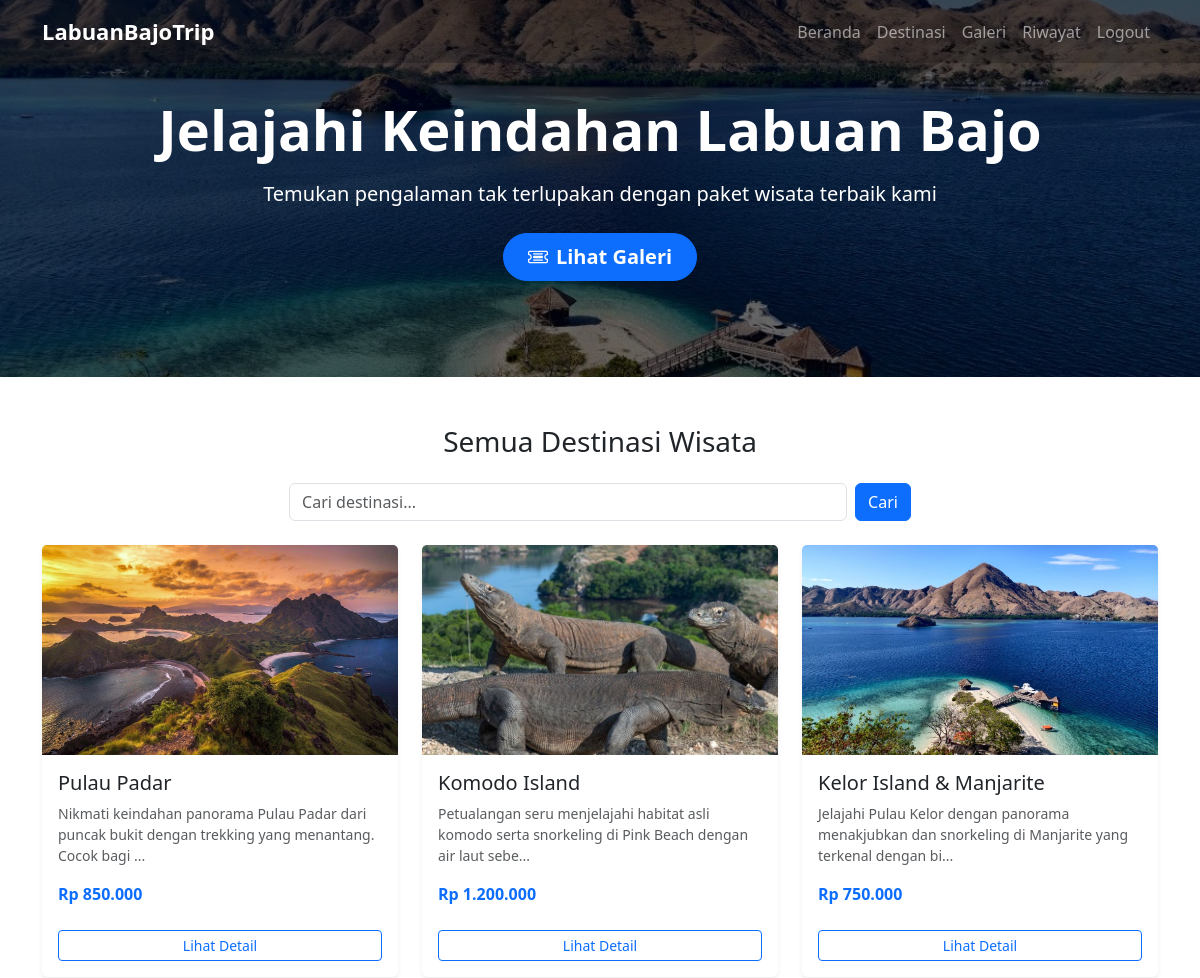
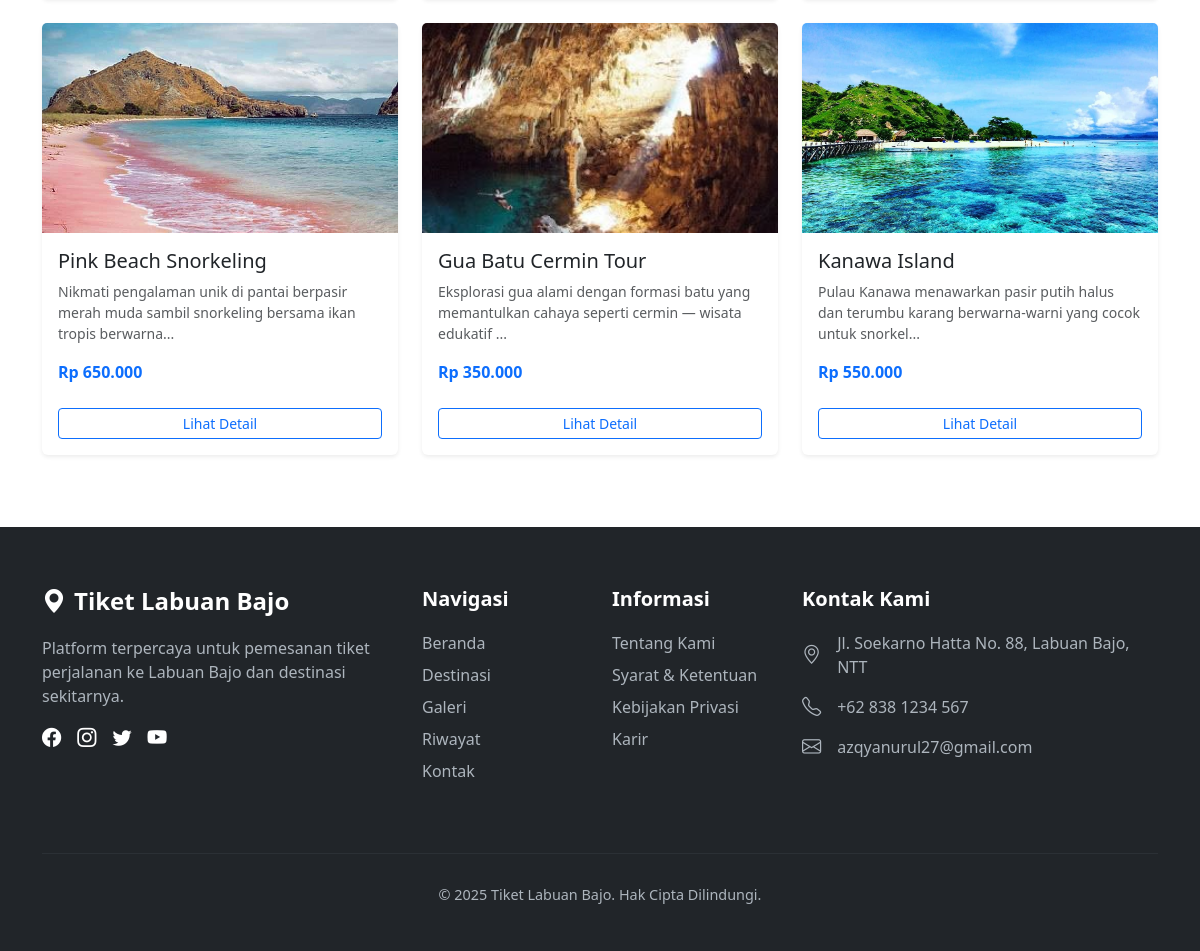
/users/halaman/destinasi.php (signed in), run on the app's committed database (2 pictures, top to bottom).
### tables this page shows
CREATE TABLE `tiket` (
  `id` int NOT NULL,
  `nama_paket` varchar(100) NOT NULL,
  `deskripsi` text NOT NULL,
  `harga` decimal(10,2) NOT NULL,
  `durasi` varchar(50) NOT NULL,
  `kategori` varchar(50) NOT NULL,
  `gambar` varchar(255) NOT NULL,
  `stok` int DEFAULT '0',
  `status` enum('aktif','nonaktif') DEFAULT 'aktif',
  `fasilitas` text,
  `itinerary` text,
  `syarat` text,
  `latitude` decimal(10,6) DEFAULT NULL,
  `longitude` decimal(10,6) DEFAULT NULL,
  `created_at` timestamp NULL DEFAULT CURRENT_TIMESTAMP,
  `updated_at` timestamp NULL DEFAULT CURRENT_TIMESTAMP ON UPDATE CURRENT_TIMESTAMP
);

### users/halaman/destinasi.php (the view, shortened to what this page needs)
<?php
include '../../database/konek.php';
include '../../includes/navbar.php';
include '../../includes/boot.php';
 $cari = isset($_GET['cari']) ? trim($_GET['cari']) : '';
if ($cari != '') {
    $stmt = $konek->prepare("SELECT * FROM tiket WHERE status='aktif' AND nama_paket LIKE ?");
    $param = "%$cari%";
    $stmt->bind_param("s", $param);
    $stmt->execute();
    $result = $stmt->get_result();
} else {
    $result = $konek->query("SELECT * FROM tiket WHERE status='aktif' ORDER BY created_at DESC");
}
?>
<section class="text-center text-white bg-dark py-5" style="background-image: linear-gradient(rgba(0,0,0,0.6), rgba(0,0,0,0.6)), url('../../assets/images/bg/kelor_island.jpg'); background-size: cover; background-position: center;">
    <div class="container py-5">
        <h1 class="display-4 fw-bold mb-3">Jelajahi Keindahan Labuan Bajo</h1>
        <p class="lead mb-4">Temukan pengalaman tak terlupakan dengan paket wisata terbaik kami</p>
        <a href="galeri.php" class="btn btn-primary btn-lg rounded-pill fw-semibold px-4">
            <i class="bi bi-ticket-detailed me-2"></i>Lihat Galeri
        </a>
    </div>
</section>
<div class="container my-5">
    <h3 class="text-center mb-4">Semua Destinasi Wisata</h3>
    <form class="d-flex justify-content-center mb-4" method="get" action="">
        <input type="text" name="cari" class="form-control w-50 me-2" placeholder="Cari destinasi..." value="<?= htmlspecialchars($cari); ?>">
        <button type="submit" class="btn btn-primary">Cari</button>
    </form>
    <div class="row">
        <?php
        if ($result && $result->num_rows > 0) {
            while ($data = $result->fetch_assoc()) {
        ?>
                <div class="col-md-4 mb-4">
                    <div class="card h-100 shadow-sm border-0 ">
                        <img src="../../assets/images/tiket/<?= htmlspecialchars($data['gambar']); ?>" class="card-img-top" alt="<?= htmlspecialchars($data['nama_paket']); ?>"  style="height: 210px; width: 100%; object-fit: cover;">
                        <div class="card-body d-flex flex-column">
                            <h5 class="card-title"><?= htmlspecialchars($data['nama_paket']); ?></h5>
                            <p class="text-muted small"><?= htmlspecialchars(substr($data['deskripsi'], 0, 100)); ?>...</p>
                            <p class="fw-bold text-primary mt-auto">Rp <?= number_format($data['harga'], 0, ',', '.'); ?></p>
                            <a href="detail_destinasi.php?id=<?= $data['id']; ?>" class="btn btn-sm btn-outline-primary mt-2">Lihat Detail</a>
                        </div>
                    </div>
                </div>
        <?php
            }
        } else {
            echo "<div class='col-12 text-center text-muted'>Tidak ada destinasi ditemukan.</div>";
        }
        ?>
    </div>
</div>
<?php include '../../includes/footer.php'; ?>

### data on the page
tiket: gambar (picture), nama_paket "Pulau Padar", deskripsi "Nikmati keindahan panorama Pulau Padar dari puncak bukit dengan trekking yang menantang. Cocok bagi", harga "850.000"
tiket: gambar (picture), nama_paket "Komodo Island", deskripsi "Petualangan seru menjelajahi habitat asli komodo serta snorkeling di Pink Beach dengan air laut sebe", harga "1.200.000"
tiket: gambar (picture), nama_paket "Kelor Island & Manjarite", deskripsi "Jelajahi Pulau Kelor dengan panorama menakjubkan dan snorkeling di Manjarite yang terkenal dengan bi", harga "750.000"
tiket: gambar (picture), nama_paket "Pink Beach Snorkeling", deskripsi "Nikmati pengalaman unik di pantai berpasir merah muda sambil snorkeling bersama ikan tropis berwarna", harga "650.000"
tiket: gambar (picture), nama_paket "Gua Batu Cermin Tour", deskripsi "Eksplorasi gua alami dengan formasi batu yang memantulkan cahaya seperti cermin — wisata edukatif", harga "350.000"
tiket: gambar (picture), nama_paket "Kanawa Island", deskripsi "Pulau Kanawa menawarkan pasir putih halus dan terumbu karang berwarna-warni yang cocok untuk snorkel", harga "550.000"
